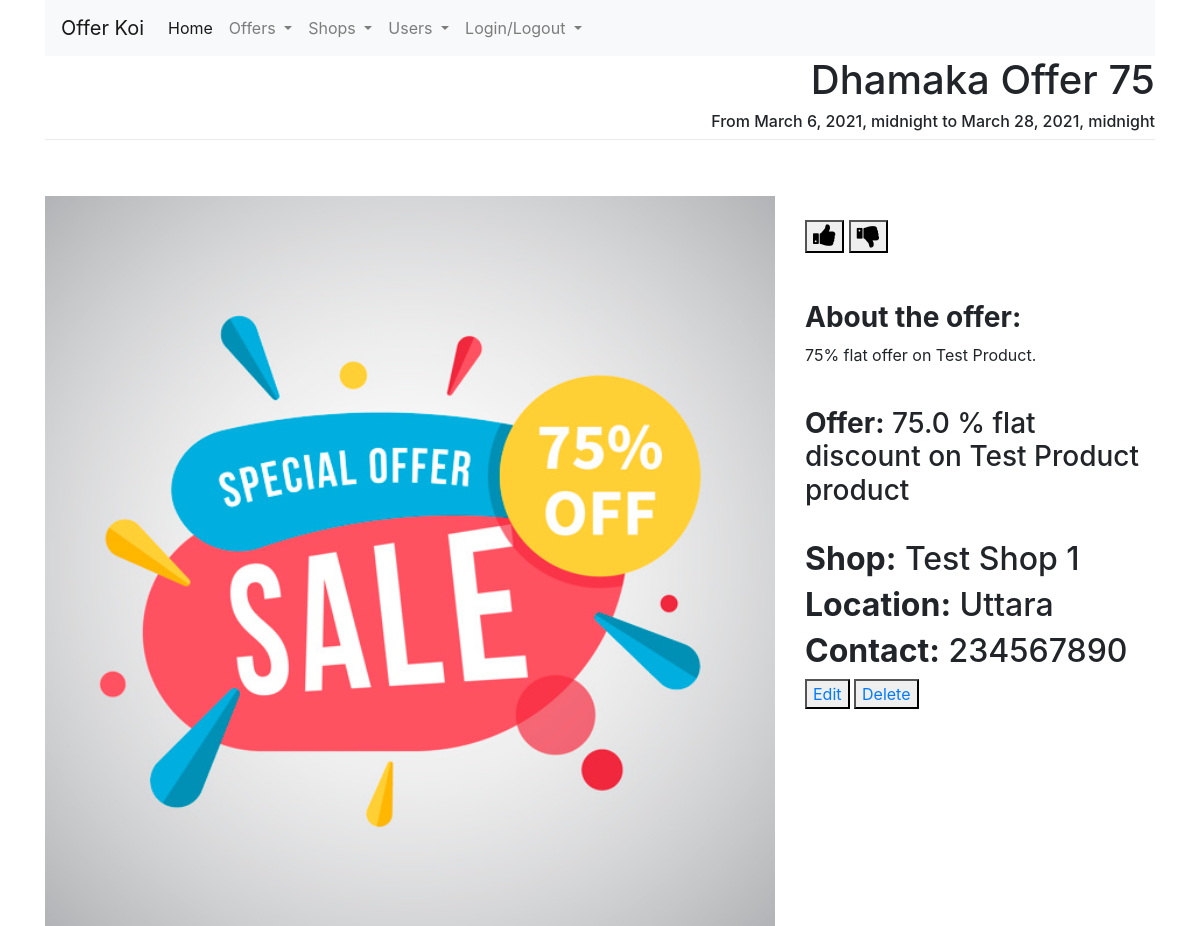
/offer/offer_detail/1/, run on the app's committed database.
### offer/models.py (models this page shows, shortened)
class OfferDetail(models.Model):
    name = models.CharField(max_length=155)
    product = models.CharField(max_length=155)
    image = models.ImageField(upload_to='uploads/')
    offer_percentage = models.FloatField(null=True, blank=True, default=0)
    detail = models.TextField()
    start_date = models.DateTimeField()
    end_date = models.DateTimeField()
    created_at = models.DateTimeField(default=timezone.now)
    updated_at = models.DateTimeField(default=timezone.now)
    status = models.BooleanField(null=True, blank=True, default=0)
    shop_id = models.ForeignKey(ShopDetail, on_delete=models.CASCADE, default=None)

### shop/models.py (models this page shows)
class ShopDetail(models.Model):
    name = models.CharField(max_length=155)
    location = models.CharField(max_length=300)
    contact = models.CharField(max_length=25)
    created_at = models.DateTimeField(default=timezone.now)
    updated_at = models.DateTimeField(default=timezone.now)
    def __str__(self):
        return self.name

### offer/views.py (the view)
# urls.py: path('offer_detail/<int:id>/', views.offer_detail_view, name='offer_detail'),
def offer_detail_view(request, id):
    current_user = request.user
    offer_detail = OfferDetail.objects.get(id=id)
    if request.method == 'POST':
        feedback_data = request.POST.get('feedback_val')
        Feedback.objects.create(
            offer_id_id=id,
            feedback=feedback_data
        )
    context = {
        'offer_detail': offer_detail,
        'current_user': current_user
    }
    return render(request, 'offer/offer_detail.html', context)

### templates/offer/offer_detail.html (shortened to what this page needs)
{% extends "home/base.html" %}
{% block heading %}
    <link rel="stylesheet" href="https://cdnjs.cloudflare.com/ajax/libs/font-awesome/4.7.0/css/font-awesome.min.css">
{% endblock %}
{% block content %}
    <h1 style="text-align: right">{{ offer_detail.name }}</h1>
    <h6 style="text-align: right">From {{ offer_detail.start_date }} to {{ offer_detail.end_date }}</h6>
    <div class="dropdown-divider"></div> <br><br>
    <div class="row">
        <div class="col-md-8">
            <img src="{{ offer_detail.image.url }}" alt="" width="100%">
        </div>
        <div class="col-md-4">
            <br>
            <form method="POST" id="feedback_form">
                <div>
                    <button type="submit" id="yes"><i class="fa fa-thumbs-up" style="font-size:25px;color:black"></i>
                    </button>
                    <button type="submit" id="no"><i class="fa fa-thumbs-down" style="font-size:25px;color:black"></i>
                    </button>
                </div>
            </form>
            <br><br>
            <h3><b>About the offer:</b></h3>
            <p>{{ offer_detail.detail }}</p>
            <br>
            <h3><b>Offer:</b> {{ offer_detail.offer_percentage }} % flat discount on {{ offer_detail.product }} product</h3> <br>
            <h2><b>Shop:</b> {{ offer_detail.shop_id }}</h2>
            <h2><b>Location:</b> {{ offer_detail.shop_id.location }}</h2>
            <h2><b>Contact:</b> {{ offer_detail.shop_id.contact }}</h2>
            <button><a href="{% url 'edit_offer' offer_detail.id %}">Edit</a></button>
            <button><a href="{% url 'delete_offer' offer_detail.id %}">Delete</a></button>
        </div>
    </div>
{% endblock %}

### data on the page
OfferDetail: name "Dhamaka Offer 75", start_date "March 6, 2021, midnight", end_date "March 28, 2021, midnight", image (picture), detail "75% flat offer on Test Product.", offer_percentage "75.0", product "Test Product", shop_id "Test Shop 1", shop_id.location "Uttara", shop_id.contact "234567890"
